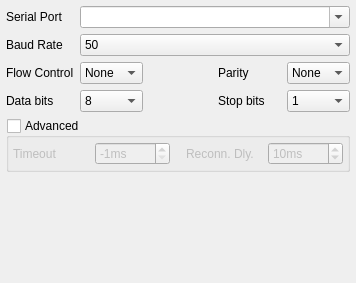
<?xml version="1.0" encoding="UTF-8"?>
<ui version="4.0">
 <class>serialSettings</class>
 <widget class="QWidget" name="serialSettings">
  <property name="geometry">
   <rect>
    <x>0</x>
    <y>0</y>
    <width>304</width>
    <height>283</height>
   </rect>
  </property>
  <property name="windowTitle">
   <string>Form</string>
  </property>
  <layout class="QGridLayout" name="gridLayout" columnstretch="0,0,0,0,0">
   <property name="leftMargin">
    <number>6</number>
   </property>
   <property name="topMargin">
    <number>6</number>
   </property>
   <property name="rightMargin">
    <number>6</number>
   </property>
   <property name="bottomMargin">
    <number>6</number>
   </property>
   <property name="verticalSpacing">
    <number>6</number>
   </property>
   <item row="4" column="0" colspan="5">
    <widget class="QGroupBox" name="groupBox_advanced">
     <property name="title">
      <string>Advanced</string>
     </property>
     <property name="flat">
      <bool>true</bool>
     </property>
     <property name="checkable">
      <bool>true</bool>
     </property>
     <property name="checked">
      <bool>false</bool>
     </property>
     <layout class="QGridLayout" name="gridLayout_2">
      <property name="leftMargin">
       <number>0</number>
      </property>
      <property name="topMargin">
       <number>0</number>
      </property>
      <property name="rightMargin">
       <number>0</number>
      </property>
      <property name="bottomMargin">
       <number>0</number>
      </property>
      <property name="spacing">
       <number>0</number>
      </property>
      <item row="0" column="4">
       <widget class="QWidget" name="widget_advanced" native="true">
        <layout class="QHBoxLayout" name="horizontalLayout">
         <property name="leftMargin">
          <number>4</number>
         </property>
         <property name="topMargin">
          <number>4</number>
         </property>
         <property name="rightMargin">
          <number>4</number>
         </property>
         <property name="bottomMargin">
          <number>4</number>
         </property>
         <item>
          <widget class="QLabel" name="label_timeout">
           <property name="text">
            <string>Timeout</string>
           </property>
          </widget>
         </item>
         <item>
          <widget class="QSpinBox" name="spinBox_timeout">
           <property name="toolTip">
            <string>&lt;html&gt;&lt;head/&gt;&lt;body&gt;&lt;p&gt;Connection read/write timeout. Default of -1 means non-blocking operation (no timeout). Zero (0) is not allowed here.  This setting is experimental, you could try adjusting it if you have frequent communication drops or many errors between computer and serial device.&lt;/p&gt;&lt;/body&gt;&lt;/html&gt;</string>
           </property>
           <property name="suffix">
            <string>ms</string>
           </property>
           <property name="minimum">
            <number>-1</number>
           </property>
           <property name="maximum">
            <number>250</number>
           </property>
           <property name="value">
            <number>-1</number>
           </property>
          </widget>
         </item>
         <item>
          <spacer name="horizontalSpacer_3">
           <property name="orientation">
            <enum>Qt::Horizontal</enum>
           </property>
           <property name="sizeType">
            <enum>QSizePolicy::Fixed</enum>
           </property>
           <property name="sizeHint" stdset="0">
            <size>
             <width>10</width>
             <height>1</height>
            </size>
           </property>
          </spacer>
         </item>
         <item>
          <widget class="QLabel" name="label_reconnectDelay">
           <property name="text">
            <string>Reconn. Dly.</string>
           </property>
          </widget>
         </item>
         <item>
          <widget class="QSpinBox" name="spinBox_reconnectDelay">
           <property name="toolTip">
            <string>Reconnect delay (M4 only, experimental)</string>
           </property>
           <property name="suffix">
            <string>ms</string>
           </property>
           <property name="minimum">
            <number>0</number>
           </property>
           <property name="maximum">
            <number>9999</number>
           </property>
           <property name="value">
            <number>10</number>
           </property>
          </widget>
         </item>
        </layout>
       </widget>
      </item>
     </layout>
    </widget>
   </item>
   <item row="3" column="4">
    <widget class="QComboBox" name="stopBitsCombo">
     <property name="toolTip">
      <string>&lt;html&gt;&lt;head/&gt;&lt;body&gt;&lt;p&gt;Number of stop bits per symbol. This is almost always 1.&lt;/p&gt;&lt;/body&gt;&lt;/html&gt;</string>
     </property>
     <property name="currentIndex">
      <number>0</number>
     </property>
     <item>
      <property name="text">
       <string>1</string>
      </property>
     </item>
     <item>
      <property name="text">
       <string>2</string>
      </property>
     </item>
    </widget>
   </item>
   <item row="0" column="0">
    <widget class="QLabel" name="portlabel">
     <property name="text">
      <string>Serial Port</string>
     </property>
    </widget>
   </item>
   <item row="0" column="1" colspan="4">
    <widget class="QComboBox" name="portName">
     <property name="toolTip">
      <string>&lt;html&gt;&lt;head/&gt;&lt;body&gt;&lt;p&gt;The serial port to which the system is connected. All ports listed here should work, unless marked INVALID (this can happen if a port has been removed from the system after this dialog was first used).&lt;/p&gt;&lt;/body&gt;&lt;/html&gt;</string>
     </property>
     <property name="editable">
      <bool>true</bool>
     </property>
     <property name="insertPolicy">
      <enum>QComboBox::NoInsert</enum>
     </property>
     <property name="sizeAdjustPolicy">
      <enum>QComboBox::AdjustToContentsOnFirstShow</enum>
     </property>
     <property name="minimumContentsLength">
      <number>30</number>
     </property>
    </widget>
   </item>
   <item row="1" column="0">
    <widget class="QLabel" name="portlabel_2">
     <property name="text">
      <string>Baud Rate</string>
     </property>
    </widget>
   </item>
   <item row="1" column="1" colspan="4">
    <widget class="QComboBox" name="baudRate">
     <property name="toolTip">
      <string>&lt;html&gt;&lt;head/&gt;&lt;body&gt;&lt;p&gt;The data transmission rate. If unsure 57600 and 115200 are very common rates.&lt;/p&gt;&lt;/body&gt;&lt;/html&gt;</string>
     </property>
     <property name="sizeAdjustPolicy">
      <enum>QComboBox::AdjustToContents</enum>
     </property>
     <item>
      <property name="text">
       <string>50</string>
      </property>
     </item>
     <item>
      <property name="text">
       <string>75</string>
      </property>
     </item>
     <item>
      <property name="text">
       <string>110</string>
      </property>
     </item>
     <item>
      <property name="text">
       <string>134</string>
      </property>
     </item>
     <item>
      <property name="text">
       <string>150</string>
      </property>
     </item>
     <item>
      <property name="text">
       <string>200</string>
      </property>
     </item>
     <item>
      <property name="text">
       <string>300</string>
      </property>
     </item>
     <item>
      <property name="text">
       <string>600</string>
      </property>
     </item>
     <item>
      <property name="text">
       <string>1200</string>
      </property>
     </item>
     <item>
      <property name="text">
       <string>1800</string>
      </property>
     </item>
     <item>
      <property name="text">
       <string>2400</string>
      </property>
     </item>
     <item>
      <property name="text">
       <string>4800</string>
      </property>
     </item>
     <item>
      <property name="text">
       <string>9600</string>
      </property>
     </item>
     <item>
      <property name="text">
       <string>14400</string>
      </property>
     </item>
     <item>
      <property name="text">
       <string>19200</string>
      </property>
     </item>
     <item>
      <property name="text">
       <string>38400</string>
      </property>
     </item>
     <item>
      <property name="text">
       <string>56000</string>
      </property>
     </item>
     <item>
      <property name="text">
       <string>57600</string>
      </property>
     </item>
     <item>
      <property name="text">
       <string>76800</string>
      </property>
     </item>
     <item>
      <property name="text">
       <string>115200</string>
      </property>
     </item>
     <item>
      <property name="text">
       <string>128000</string>
      </property>
     </item>
     <item>
      <property name="text">
       <string>230400</string>
      </property>
     </item>
     <item>
      <property name="text">
       <string>256000</string>
      </property>
     </item>
     <item>
      <property name="text">
       <string>460800</string>
      </property>
     </item>
     <item>
      <property name="text">
       <string>921600</string>
      </property>
     </item>
    </widget>
   </item>
   <item row="3" column="0">
    <widget class="QLabel" name="portlabel_5">
     <property name="text">
      <string>Data bits</string>
     </property>
    </widget>
   </item>
   <item row="3" column="1">
    <widget class="QComboBox" name="dataBitsCombo">
     <property name="toolTip">
      <string>&lt;html&gt;&lt;head/&gt;&lt;body&gt;&lt;p&gt;Number of data bits per symbol. This is almost always 8.&lt;/p&gt;&lt;/body&gt;&lt;/html&gt;</string>
     </property>
     <property name="currentIndex">
      <number>3</number>
     </property>
     <item>
      <property name="text">
       <string>5</string>
      </property>
     </item>
     <item>
      <property name="text">
       <string>6</string>
      </property>
     </item>
     <item>
      <property name="text">
       <string>7</string>
      </property>
     </item>
     <item>
      <property name="text">
       <string>8</string>
      </property>
     </item>
    </widget>
   </item>
   <item row="3" column="3">
    <widget class="QLabel" name="portlabel_6">
     <property name="text">
      <string>Stop bits</string>
     </property>
    </widget>
   </item>
   <item row="5" column="0" colspan="5">
    <spacer name="verticalSpacer">
     <property name="orientation">
      <enum>Qt::Vertical</enum>
     </property>
     <property name="sizeHint" stdset="0">
      <size>
       <width>0</width>
       <height>0</height>
      </size>
     </property>
    </spacer>
   </item>
   <item row="2" column="3">
    <widget class="QLabel" name="label_Parity">
     <property name="text">
      <string>Parity</string>
     </property>
    </widget>
   </item>
   <item row="2" column="4">
    <widget class="QComboBox" name="comboBox_Parity">
     <property name="toolTip">
      <string>&lt;html&gt;&lt;head/&gt;&lt;body&gt;&lt;p&gt;Set the parity. In most cases no parity (None) is used.&lt;/p&gt;&lt;/body&gt;&lt;/html&gt;</string>
     </property>
     <property name="currentIndex">
      <number>0</number>
     </property>
     <item>
      <property name="text">
       <string>None</string>
      </property>
     </item>
     <item>
      <property name="text">
       <string>Odd</string>
      </property>
     </item>
     <item>
      <property name="text">
       <string>Even</string>
      </property>
     </item>
    </widget>
   </item>
   <item row="2" column="1">
    <widget class="QComboBox" name="comboBox_flowControl">
     <property name="toolTip">
      <string>&lt;html&gt;&lt;head/&gt;&lt;body&gt;&lt;p&gt;Set the flow control type. In most cases this is None or HW (aka. DTS/RTS). SW type is aka. XON/XOFF.&lt;/p&gt;&lt;/body&gt;&lt;/html&gt;</string>
     </property>
     <property name="currentIndex">
      <number>0</number>
     </property>
     <item>
      <property name="text">
       <string>None</string>
      </property>
     </item>
     <item>
      <property name="text">
       <string>HW</string>
      </property>
     </item>
     <item>
      <property name="text">
       <string>SW</string>
      </property>
     </item>
    </widget>
   </item>
   <item row="2" column="0">
    <widget class="QLabel" name="label_flowControl">
     <property name="text">
      <string>Flow Control</string>
     </property>
    </widget>
   </item>
   <item row="2" column="2">
    <spacer name="horizontalSpacer">
     <property name="orientation">
      <enum>Qt::Horizontal</enum>
     </property>
     <property name="sizeType">
      <enum>QSizePolicy::Fixed</enum>
     </property>
     <property name="sizeHint" stdset="0">
      <size>
       <width>10</width>
       <height>1</height>
      </size>
     </property>
    </spacer>
   </item>
   <item row="3" column="2">
    <spacer name="horizontalSpacer_2">
     <property name="orientation">
      <enum>Qt::Horizontal</enum>
     </property>
     <property name="sizeType">
      <enum>QSizePolicy::Fixed</enum>
     </property>
     <property name="sizeHint" stdset="0">
      <size>
       <width>10</width>
       <height>1</height>
      </size>
     </property>
    </spacer>
   </item>
  </layout>
  <action name="actionDelete">
   <property name="text">
    <string>Delete</string>
   </property>
   <property name="toolTip">
    <string>Delete this link</string>
   </property>
   <property name="statusTip">
    <string>Delete this link</string>
   </property>
   <property name="whatsThis">
    <string>Link delete button</string>
   </property>
  </action>
  <action name="actionConnect">
   <property name="text">
    <string>Connect</string>
   </property>
   <property name="toolTip">
    <string>Connect this link</string>
   </property>
   <property name="statusTip">
    <string>Connect this link</string>
   </property>
   <property name="whatsThis">
    <string>Connect this link</string>
   </property>
  </action>
  <action name="actionClose">
   <property name="text">
    <string>Close</string>
   </property>
   <property name="toolTip">
    <string>Close the configuration window</string>
   </property>
   <property name="statusTip">
    <string>Close the configuration window</string>
   </property>
   <property name="whatsThis">
    <string>Close the configuration window</string>
   </property>
  </action>
 </widget>
 <resources/>
 <connections>
  <connection>
   <sender>actionClose</sender>
   <signal>triggered()</signal>
   <receiver>serialSettings</receiver>
   <slot>close()</slot>
   <hints>
    <hint type="sourcelabel">
     <x>-1</x>
     <y>-1</y>
    </hint>
    <hint type="destinationlabel">
     <x>224</x>
     <y>195</y>
    </hint>
   </hints>
  </connection>
 </connections>
 <buttongroups>
  <buttongroup name="buttonGroup_parity"/>
  <buttongroup name="buttonGroup_flowControl"/>
 </buttongroups>
</ui>
